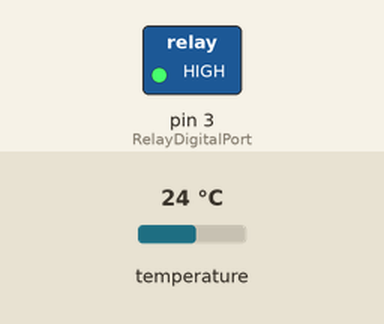
Bench run of a sketch on a simulated Arduino Uno, built with avr-gcc and run on an emulated ATmega328P. On the bench: switched loads named in the sketch (green lamp = pin HIGH). Inputs (shaded band) come from the test bench; at power-on: temperature 24 °C. What the sketch prints to the serial monitor is not drawn.

Above: at 7.3 s.
7.4 s: temperature set to 36.4 °C
14.1 s: temperature set to 37.9 °C
At 19.4 s:
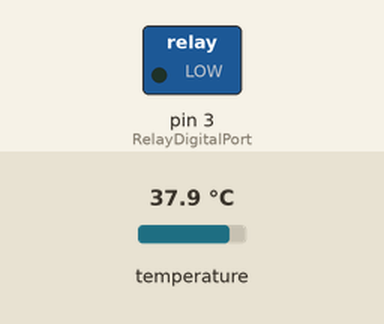
20.8 s: temperature set to 35.5 °C
27.5 s: temperature set to 34.3 °C
At 30.4 s:
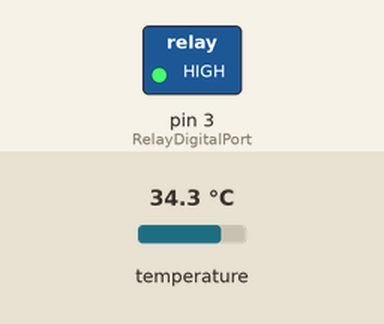
34.2 s: temperature set to 41 °C
At 35.9 s:
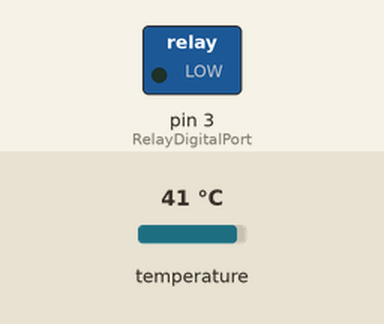
Timing chart, 0 to 37.4 s (numbered marks = the images above; inputs shaded):
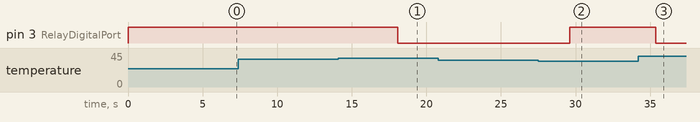

Measured:
- the behaviour switches between 37 and 37.1 °C on temperature (found by bisection; images 0 and 1)
- the behaviour switches between 35 and 34.9 °C on temperature (found by bisection; images 1 and 2)
- after the input at 7.4 s, every drawn part: stays the same
- after the input at 14.1 s, pin 3 (RelayDigitalPort): HIGH → LOW after 4.0 s
- after the input at 20.8 s, every drawn part: stays the same
- after the input at 27.5 s, pin 3 (RelayDigitalPort): LOW → HIGH after 2.1 s
- after the input at 34.2 s, pin 3 (RelayDigitalPort): HIGH → LOW after 1.2 s

The sketch:

Laptop_auto_cooler.ino.ino
```cpp
#include <OneWire.h>
#include <DallasTemperature.h>

const int SensorDigitalPort = 2; // Arduino pin connected to DS18B20 sensor's DQ pin
const int RelayDigitalPort = 3;

OneWire oneWire(SensorDigitalPort);         // setup a oneWire instance
DallasTemperature tempSensor(&oneWire); // pass oneWire to DallasTemperature library

float tempCelsius;    // temperature in Celsius
float tempFahrenheit; // temperature in Fahrenheit

void setup()
{
  Serial.begin(9600); // initialize serial
  tempSensor.begin();    // initialize the sensor
  pinMode(RelayDigitalPort, OUTPUT);
  digitalWrite(RelayDigitalPort, HIGH);
}

void loop()
{
  tempSensor.requestTemperatures();             // send the command to get temperatures
  tempCelsius = tempSensor.getTempCByIndex(0);  // read temperature in Celsius

  if(validTemparature(tempCelsius))
  {
    if(tempCelsius > 37.0)
    {
      Serial.println("Okay");
      digitalWrite(RelayDigitalPort, LOW);
    }
    else if(tempCelsius < 35.0)
    {
      digitalWrite(RelayDigitalPort, HIGH);
    }

    Serial.print("Temperature: ");
    Serial.print(tempCelsius);
    Serial.print((char)176);
    Serial.println();
  }

  delay(5000);
}


bool validTemparature(int tempValue)
{
  if(-10 < tempValue && tempValue < 110 )
  {
    return true;
  }
  return false;
}
```
